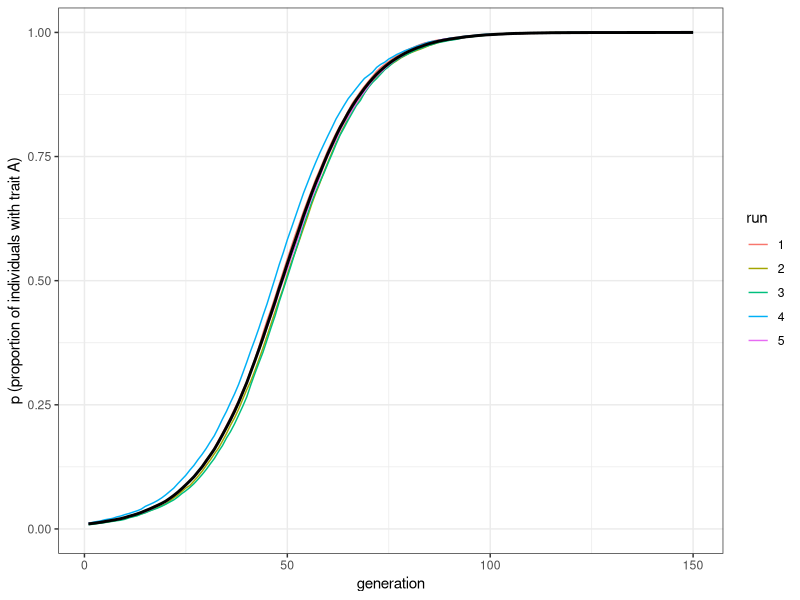
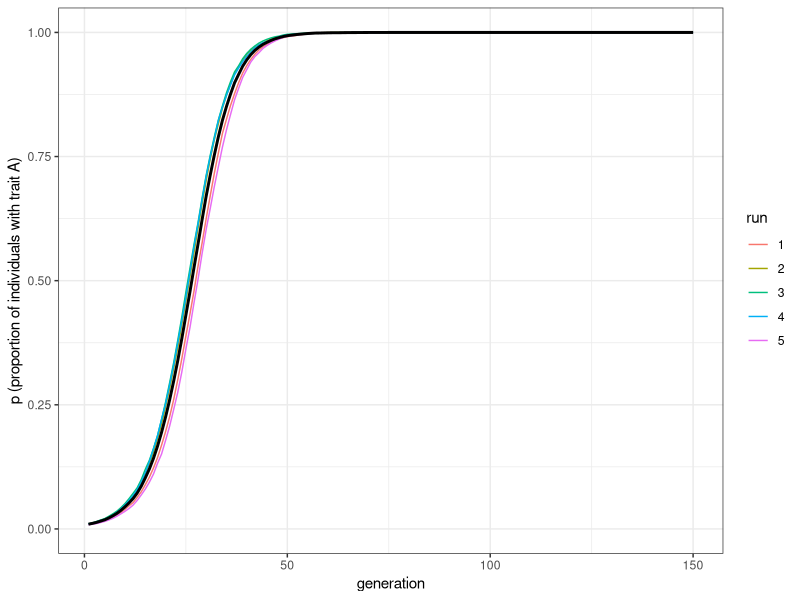
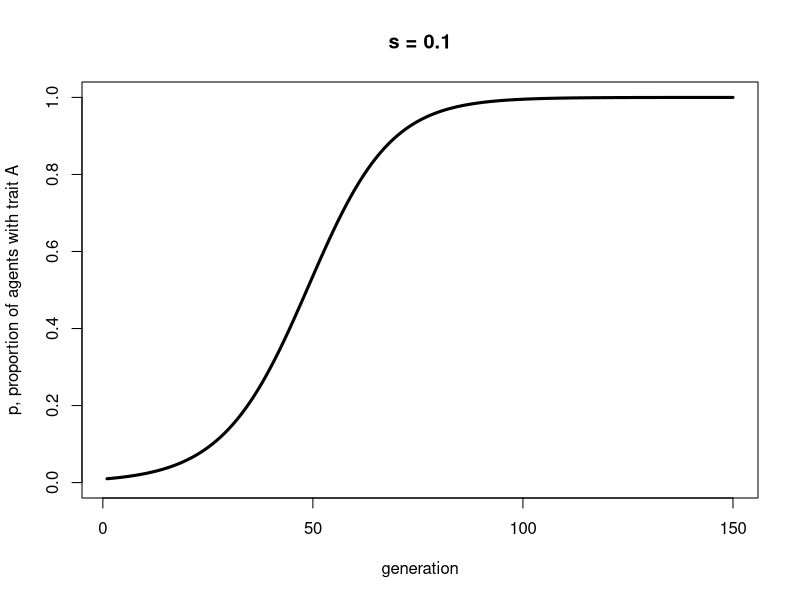

Write R code to recreate these figures, in order.
## ---- chunk 1
library(tidyverse)
set.seed(111)

biased_ransmission_direct <- function (N, s_a, s_b, p_0, t_max, r_max) {
  
  output <- tibble(generation = rep(1:t_max, r_max), p = rep(NA, t_max * r_max), run = as.factor(rep(1:r_max, each = t_max)))
  
  for (r in 1:r_max) {
  
    population <- tibble(trait = sample(c("A", "B"), N, replace = TRUE, prob = c(p_0, 1 - p_0))) # create first generation
    
    output[output$generation == 1 & output$run == r, ]$p <- sum(population$trait == "A") / N # add first generation's p for run r

    for (t in 2:t_max) {
    
      previous_population <- population # copy individuals to previous_population tibble
      
      demonstrator_trait <- tibble(trait = sample(previous_population$trait, N, replace = TRUE)) 
      # for each individual, pick a random individual from the previous generation to act as demonstrator and store their trait
      
      # biased probabilities to copy:
      copy_a <- sample(c(TRUE, FALSE), N, prob = c(s_a, 1 - s_a), replace = TRUE) 
      copy_b <- sample(c(TRUE, FALSE), N, prob = c(s_b, 1 - s_b), replace = TRUE) 
      
      if (nrow(population[copy_a & demonstrator_trait == "A", ]) > 0) {
        population[copy_a & demonstrator_trait == "A", ]$trait <- "A" 
      }  
      
      if (nrow(population[copy_b & demonstrator_trait == "B", ]) > 0) {
        population[copy_b & demonstrator_trait == "B", ]$trait <- "B" 
      }  
      output[output$generation == t & output$run == r, ]$p <- sum(population$trait == "A") / N # get p and put it into output slot for this generation t and run r
    }
  }
  output # export data from function
}
## ---- chunk 2
plot_multiple_runs <- function(data_model) {
  ggplot(data = data_model, aes(y = p, x = generation)) +
    geom_line(aes(colour = run)) +
    stat_summary(fun.y = mean, geom = "line", size = 1) +
    ylim(c(0, 1)) +
    theme_bw() +
    labs(y = "p (proportion of individuals with trait A)")
}
## ---- chunk 3
data_model <- biased_ransmission_direct(N = 10000, s_a = 0.1, s_b = 0 , p_0 = 0.01, t_max = 150, r_max = 5)
plot_multiple_runs(data_model)
## ---- chunk 4
data_model <- biased_ransmission_direct(N = 10000, s_a = 0.2, s_b = 0 , p_0 = 0.01, t_max = 150, r_max = 5)
plot_multiple_runs(data_model)
## ---- chunk 5
p <- rep(0, 150)
p[1] <- 0.01
s <- 0.1

for (i in 2:150) {
  p[i] <- p[i-1] + p[i-1]*(1-p[i-1])*s
}

plot(p, type = 'l', ylab = "p, proportion of agents with trait A", xlab = "generation", ylim = c(0,1), lwd = 3, main = paste("s = ", s, sep = ""))
